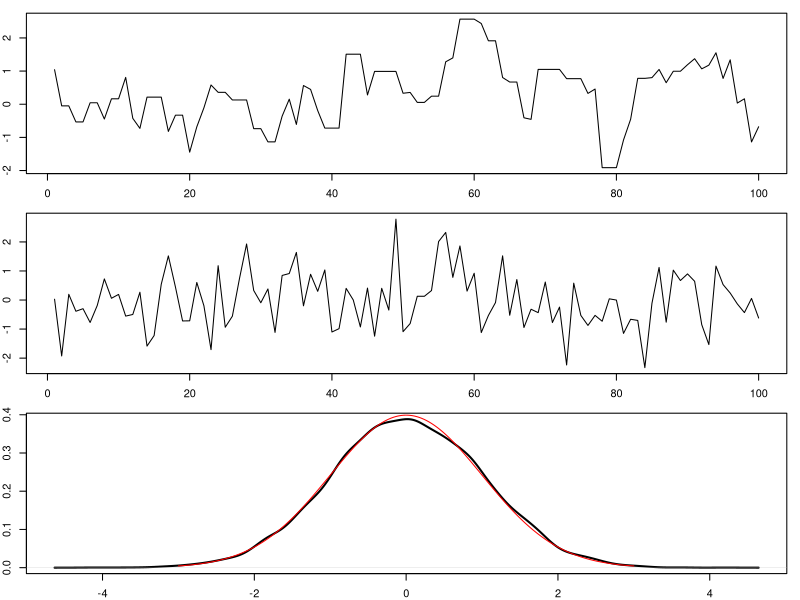

The R source for this figure:
## ---- chunk 1
library(mcmc)
h <- function(x) {
  y <- -x^2 / 2
} # un-normalized function (doesn't need to integrate as 1)

out <- metrop(obj = h, initial = 0, nbatch = 100, nspac = 1)
set.seed(123)

par(mfrow = c(3, 1))
par(mar = c(2, 2, 1, 1))
plot(out$batch, type = "l") # a time series with flat steps

out <- metrop(obj = h, initial = 0, nbatch = 100, nspac = 10)
plot(out$batch, type = "l") # a time series looks like a white noise

out <- metrop(obj = h, initial = 0, nbatch = 10000, nspac = 10)
plot(density(out$batch), main = "", lwd = 2)

xbase <- seq(-3, 3, 0.01)
ynorm <- dnorm(xbase)
lines(x = xbase, y = ynorm, type = "l", col = "red")
# the plot compare the density of the simulated sample
# with the standard normal pdf
## ---- chunk 2
# set.seed(101)
library(mcmc)
set.seed(321)

# DGP
n <- 1000
b0 <- c(1, 1)
X <- cbind(1, rnorm(n))
Y <- X %*% b0 + rnorm(n)

# Laplace-type estimator
L <- function(b) -sum((Y - X %*% b)^2) # use uniform prior
# criterion function with a flat prior
# notice the "minus" sign of the OLS objective function
nbatch <- 1100
out <- metrop(obj = L, initial = c(1, 0), nbatch = nbatch, nspac = 20)

# summarize the estimation
bhat2 <- out$batch[-(1:(nbatch / 10)), 2] # remove the burn in
bhat2_point <- mean(bhat2)
bhat2_sd <- sd(bhat2)
bhat2_CI <- quantile(bhat2, c(.025, .975))

# compare with OLS
b_OLS <- summary(lm(Y ~ -1 + X))
print(coef(b_OLS))
print(cat(
  "The posterior mean =", bhat2_point, " sd = ", bhat2_sd,
  " and C.I. = ", bhat2_CI, "\n"
))

# plot(density(bhat2), main = "posterior from uniform prior")
## ---- chunk 3
# Laplace-type estimator
set.seed(456)
L <- function(b) -sum((Y - X %*% b)^2) - 0.5 * crossprod(b - c(0, 0)) # the prior of b from N(0,1)
# criterion function with a flat prior
# notice the "minus" sign of the OLS objective function

nbatch <- 1100
out <- metrop(obj = L, initial = c(1, 0), nbatch = nbatch, nspac = 20)

# summarize the estimation
bhat2 <- out$batch[-(1:(nbatch / 10)), 2] # remove the burn in
bhat2_point <- mean(bhat2)
bhat2_sd <- sd(bhat2)
bhat2_CI <- quantile(bhat2, c(.025, .975))

# compare with OLS
b_OLS <- summary(lm(Y ~ -1 + X))
print(coef(b_OLS))
print(cat(
  "The posterior mean =", bhat2_point, " sd = ", bhat2_sd,
  " and C.I. = ", bhat2_CI, "\n"
))
